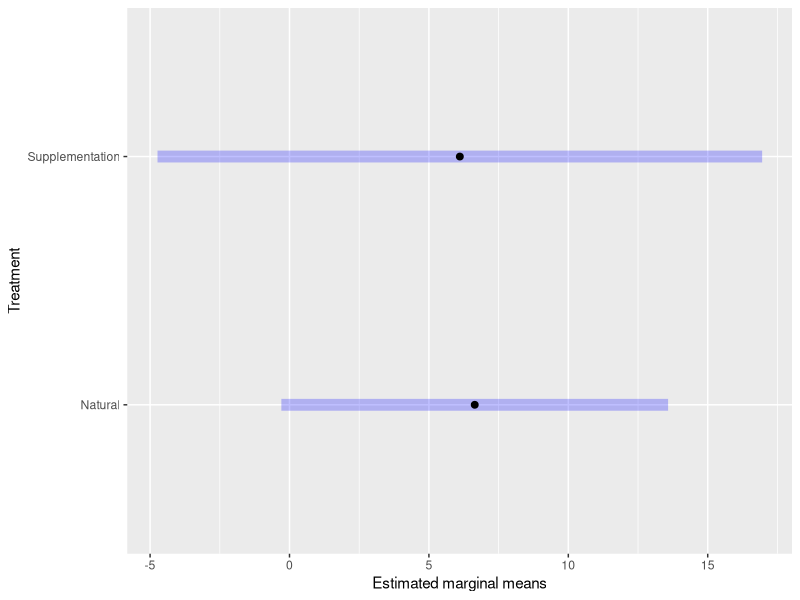
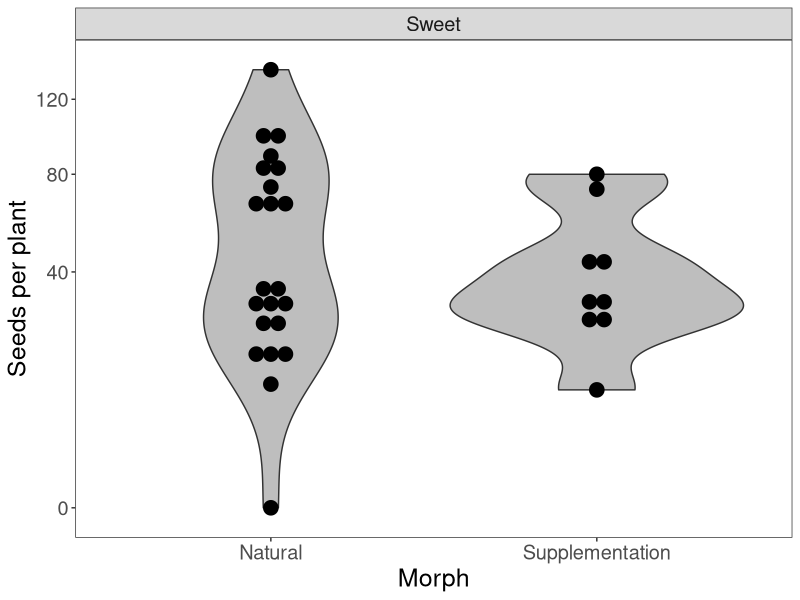
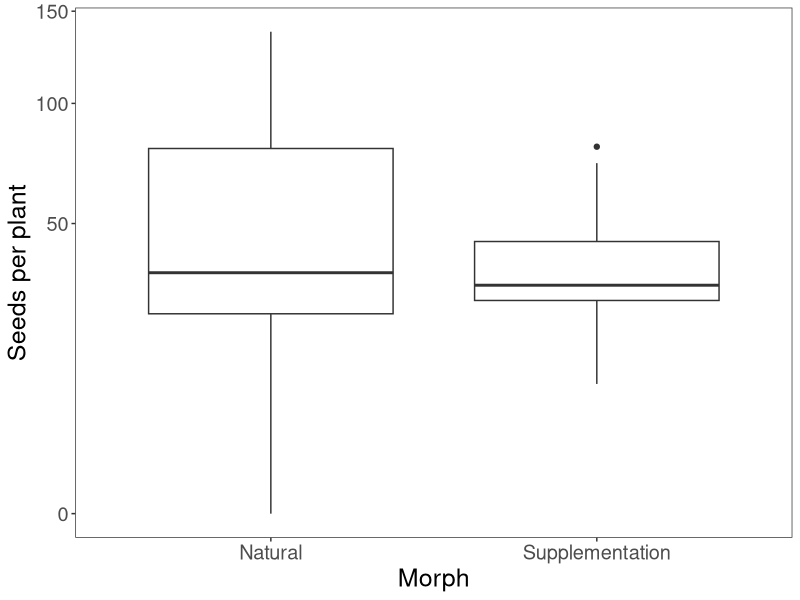
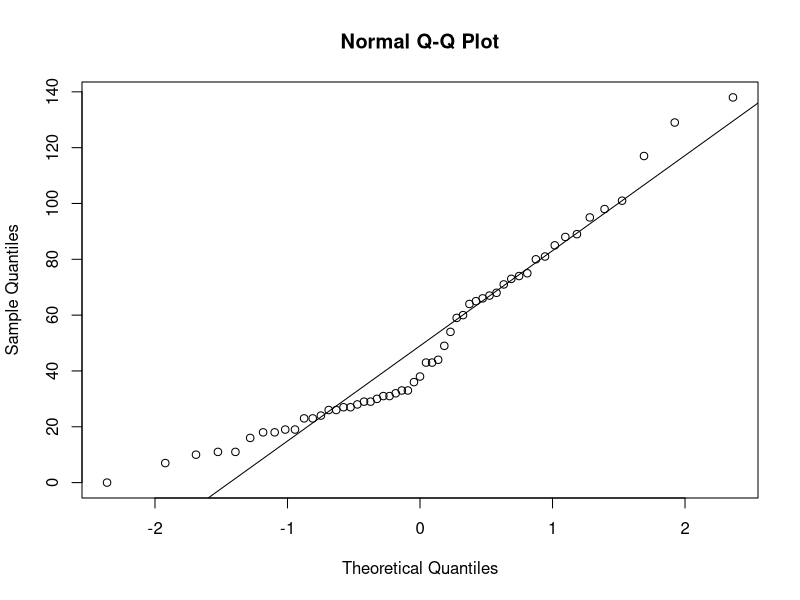
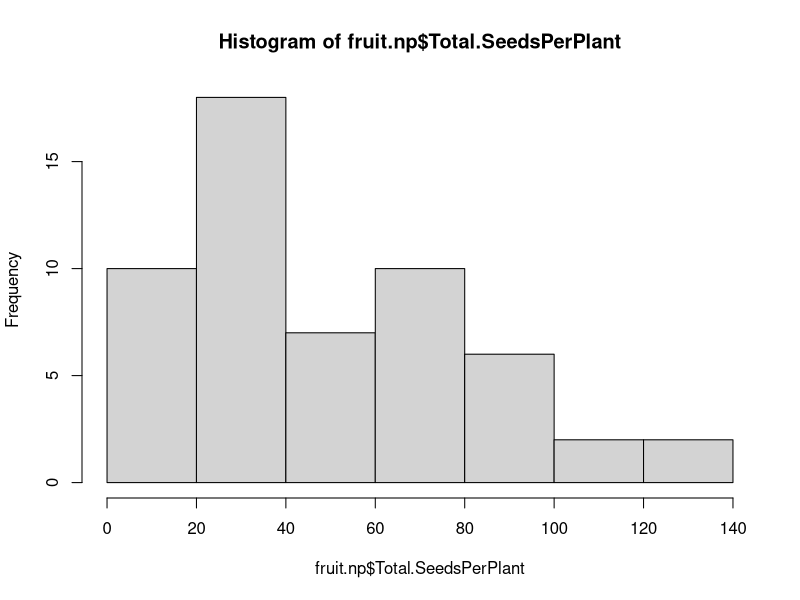
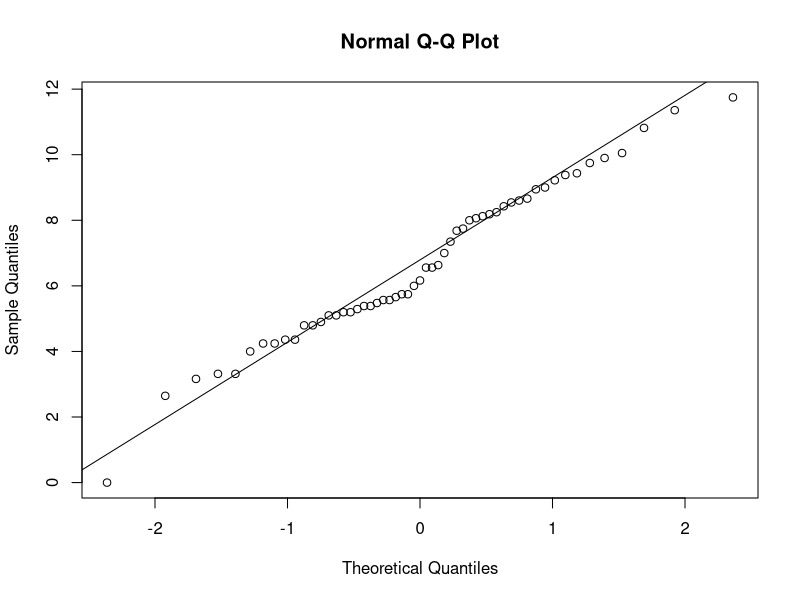
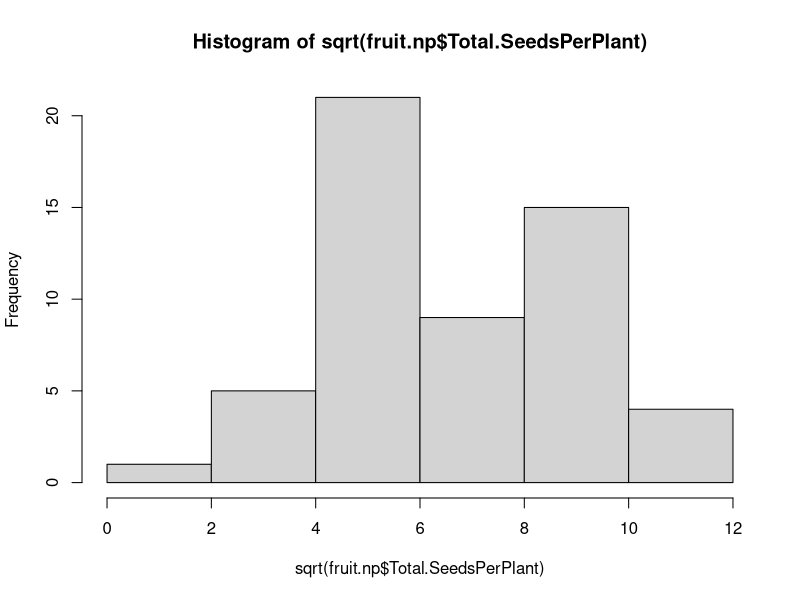
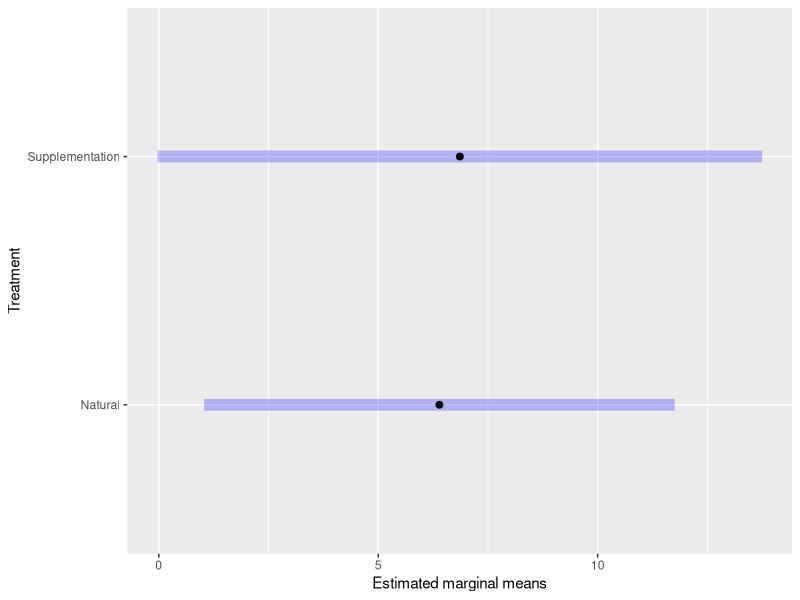

Reproduce these figures in R, in order.
## ---- chunk 1
setwd("~/Desktop/Skypilot 2017")
library(ggplot2)
library(plyr)
library(nlme)
library(car)
library(emmeans)
library(magrittr)
library(multcompView)

fruit <- read.csv("Skypilot 2017 (MASTER) Tab3 08-12-19.csv", header=T) # all data included (final)
fruit$OtherSeedcount[is.na(fruit$OtherSeedcount)] <- 0
fruit$Total.SeedsPerPlant <- fruit$No.TrmtSeeds+fruit$OtherSeedcount

cols <- c("Site", "Habitat", "Treatment", "Plant.Number", "Morph", "No.Pollinated.Total", "Total.RepUnits", "Prct.Pollinated",
          "Avg.SepL",	"Avg.TubeL",	"Avg.LobeL",	"Avg.LobW",	"Avg.CorollaFlare", "No.SeedsPerFruit", "Fruit.Maturity.Rank", 
          "Total.SeedsPerFruit", "Total.SeedsPerPlant")
fruit.sm <- subset(fruit, select=cols) # remove raw data columns

fruit.sm <- subset(fruit.sm, Avg.CorollaFlare>0) # remove those without flower measurements
fruit.sm$Prct.Pollinated <- as.numeric(as.character(fruit.sm$Prct.Pollinated)) # change Prct.Pollinated to numeric (it was a factor)
fruit.sm <- subset(fruit.sm, !(Treatment=="Supplementation" & Prct.Pollinated < 0.75)) # remove those supplement flowers with <75% fruits pollinated
fruit.sm <- subset(fruit.sm, Fruit.Maturity.Rank < 2.5) # remove fruit maturity 2.5 (includes all exlusion as well) 
fruit.sm$CorollaL <- fruit.sm$Avg.TubeL + fruit.sm$Avg.LobeL
max(fruit.sm$Total.SeedsPerPlant)
fruit.sm$RelativeFitness <- fruit.sm$Total.SeedsPerPlant/138


fruit.sw <- subset(fruit.sm, Morph=="Sweet") # subst to sweet morph only
fruit.sw.np <- subset(fruit.sw, Site %in% c("Niwot Ridge", "Penn Mountain"))
fruit.sw.nat <- subset(fruit.sw, Treatment=="Natural")
fruit.sw.sup <- subset(fruit.sw, Treatment=="Supplementation")
fruit.nat <- subset(fruit.sm, Treatment=="Natural") # subset to natural treatment only
fruit.sup <- subset(fruit.sm, Treatment=="Supplementation") # subset to supplement treatment only
fruit.np <- subset(fruit.sm, Site %in% c("Niwot Ridge", "Penn Mountain"))

flwr <- subset(fruit, Avg.CorollaFlare>0) # remove those without flower measurements
flwr.nat <- subset(flwr, Treatment=="Natural") # subset to natural treatment only
## ---- chunk 2
fit<-lme(sqrt(Total.SeedsPerPlant)~Treatment, random=~1|Site, data=fruit.sw.np, method="ML", na.action=na.omit)  
anova.lme(fit)

#type="response" causes the emmeans and contrasts tables to backtransform from the sqrt and show confidence intervals and p-values that represent the backtransformed variables
marginal = emmeans(fit, specs=pairwise ~ Treatment, type = "response")
marginal$emmeans
marginal$contrasts

marginal$contrasts %>%
     summary(infer = TRUE)

#putting the data into a data frame so that we can plot it
marginal_contrasts = marginal$contrasts %>%
     summary() %>%
     as.data.frame()
marginal_contrasts

marginal_sqrt = emmeans(fit, specs=pairwise ~ Treatment)
#plot of the sqrt transformed emmeans
plot(marginal_sqrt, xlab="Estimated marginal means")
## ---- chunk 3
ggplot(fruit.sw.np, aes(Treatment,Total.SeedsPerPlant)) +
  geom_violin(fill='gray') +
  geom_dotplot(binaxis='y', stackdir='center', dotsize=1)  +
  facet_wrap(~Morph) +
  scale_y_continuous(trans="sqrt") +
  ylab("Seeds per plant") +
  xlab("Morph") +
  theme_bw() +
  theme(panel.grid.major = element_blank(), panel.grid.minor = element_blank(), text = element_text(size=18))

ggplot(fruit.sw.np, aes(Treatment,Total.SeedsPerPlant)) +
  geom_boxplot() + 
  scale_y_continuous(trans="sqrt") +
  ylab("Seeds per plant") +
  xlab("Morph") +
  theme_bw() +
  theme(panel.grid.major = element_blank(), panel.grid.minor = element_blank(), text = element_text(size=18))
## ---- chunk 4
fit<-lme(sqrt(Total.SeedsPerPlant)~Treatment, random=~1|Site/Habitat, data=fruit.sw.np, method="ML", na.action=na.omit)  
anova.lme(fit)
fit<-lm(sqrt(Total.SeedsPerPlant)~Habitat, data=fruit.sw.np)

fit<-lme(sqrt(Total.SeedsPerPlant)~Treatment*Habitat, random=~1|Site, data=fruit.sw.np, method="ML", na.action=na.omit)  
anova.lme(fit)
fit<-lm(sqrt(Total.SeedsPerPlant)~Site, data=fruit.sw.np)

## ---- chunk 5
qqnorm(fruit.np$Total.SeedsPerPlant)
qqline(fruit.np$Total.SeedsPerPlant)
hist(fruit.np$Total.SeedsPerPlant)
qqnorm(sqrt(fruit.np$Total.SeedsPerPlant))
qqline(sqrt(fruit.np$Total.SeedsPerPlant))
hist(sqrt(fruit.np$Total.SeedsPerPlant))
## ---- chunk 6
fit<-lme(sqrt(Total.SeedsPerPlant)~Treatment*Morph, random=~1|Site, data=fruit.np, method="ML", na.action=na.omit)  
anova.lme(fit)

marginal_both = emmeans(fit, specs=pairwise ~ Treatment, type = "response")
marginal_both$emmeans
marginal_both$contrasts
marginal_both_sqrt = emmeans(fit, specs=pairwise ~ Treatment)
marginal_both$contrasts %>%
     summary(infer = TRUE)

#putting the data into a data frame so that we can plot it
marginal_contrasts2 = marginal_both$contrasts %>%
     summary() %>%
     as.data.frame()
marginal_contrasts2 


#plot of the sqrt transformed emmeans
plot(marginal_both_sqrt, xlab="Estimated marginal means")
## ---- chunk 7
ggplot(fruit.sm, aes(Treatment,Total.SeedsPerPlant)) +
  geom_boxplot() + 
  scale_y_continuous(trans="sqrt") +
  ylab("Seeds per plant") +
  facet_wrap(~Morph) +
  theme_bw() +
  theme(panel.grid.major = element_blank(), panel.grid.minor = element_blank(), text = element_text(size=18))
## ---- chunk 8
fit<-lme(sqrt(Total.SeedsPerPlant)~Treatment*Habitat, random=~1|Site, data=fruit.np, method="ML", na.action=na.omit)  
anova.lme(fit)
